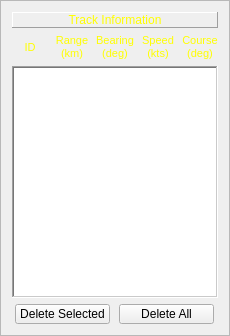
<?xml version="1.0" encoding="UTF-8"?>
<ui version="4.0">
 <class>FrameTrackDisplay</class>
 <widget class="QFrame" name="FrameTrackDisplay">
  <property name="geometry">
   <rect>
    <x>0</x>
    <y>0</y>
    <width>230</width>
    <height>336</height>
   </rect>
  </property>
  <property name="windowTitle">
   <string>Frame</string>
  </property>
  <property name="frameShape">
   <enum>QFrame::StyledPanel</enum>
  </property>
  <property name="frameShadow">
   <enum>QFrame::Raised</enum>
  </property>
  <layout class="QVBoxLayout" name="verticalLayout">
   <item>
    <widget class="QLabel" name="label_26">
     <property name="minimumSize">
      <size>
       <width>200</width>
       <height>0</height>
      </size>
     </property>
     <property name="maximumSize">
      <size>
       <width>270</width>
       <height>16777215</height>
      </size>
     </property>
     <property name="styleSheet">
      <string notr="true">color: rgb(255, 255, 0);</string>
     </property>
     <property name="frameShape">
      <enum>QFrame::Panel</enum>
     </property>
     <property name="frameShadow">
      <enum>QFrame::Raised</enum>
     </property>
     <property name="text">
      <string>Track Information</string>
     </property>
     <property name="textFormat">
      <enum>Qt::RichText</enum>
     </property>
     <property name="scaledContents">
      <bool>true</bool>
     </property>
     <property name="alignment">
      <set>Qt::AlignHCenter|Qt::AlignTop</set>
     </property>
     <property name="wordWrap">
      <bool>true</bool>
     </property>
     <property name="margin">
      <number>0</number>
     </property>
     <property name="indent">
      <number>0</number>
     </property>
    </widget>
   </item>
   <item>
    <layout class="QHBoxLayout" name="horizontalLayout">
     <item>
      <widget class="QLabel" name="label_2">
       <property name="font">
        <font>
         <pointsize>8</pointsize>
        </font>
       </property>
       <property name="styleSheet">
        <string notr="true">color: rgb(255, 255, 0);</string>
       </property>
       <property name="text">
        <string>ID</string>
       </property>
       <property name="textFormat">
        <enum>Qt::PlainText</enum>
       </property>
       <property name="scaledContents">
        <bool>true</bool>
       </property>
       <property name="alignment">
        <set>Qt::AlignCenter</set>
       </property>
       <property name="wordWrap">
        <bool>true</bool>
       </property>
      </widget>
     </item>
     <item>
      <widget class="QLabel" name="label_3">
       <property name="font">
        <font>
         <pointsize>8</pointsize>
        </font>
       </property>
       <property name="styleSheet">
        <string notr="true">color: rgb(255, 255, 0);</string>
       </property>
       <property name="text">
        <string>Range
(km)</string>
       </property>
       <property name="textFormat">
        <enum>Qt::PlainText</enum>
       </property>
       <property name="scaledContents">
        <bool>true</bool>
       </property>
       <property name="alignment">
        <set>Qt::AlignCenter</set>
       </property>
       <property name="wordWrap">
        <bool>true</bool>
       </property>
      </widget>
     </item>
     <item>
      <widget class="QLabel" name="label_4">
       <property name="font">
        <font>
         <pointsize>8</pointsize>
        </font>
       </property>
       <property name="styleSheet">
        <string notr="true">color: rgb(255, 255, 0);</string>
       </property>
       <property name="text">
        <string>Bearing
(deg)</string>
       </property>
       <property name="textFormat">
        <enum>Qt::PlainText</enum>
       </property>
       <property name="scaledContents">
        <bool>true</bool>
       </property>
       <property name="alignment">
        <set>Qt::AlignCenter</set>
       </property>
       <property name="wordWrap">
        <bool>true</bool>
       </property>
      </widget>
     </item>
     <item>
      <widget class="QLabel" name="label_5">
       <property name="font">
        <font>
         <pointsize>8</pointsize>
        </font>
       </property>
       <property name="styleSheet">
        <string notr="true">color: rgb(255, 255, 0);</string>
       </property>
       <property name="text">
        <string>Speed
(kts)</string>
       </property>
       <property name="textFormat">
        <enum>Qt::PlainText</enum>
       </property>
       <property name="scaledContents">
        <bool>true</bool>
       </property>
       <property name="alignment">
        <set>Qt::AlignCenter</set>
       </property>
       <property name="wordWrap">
        <bool>true</bool>
       </property>
      </widget>
     </item>
     <item>
      <widget class="QLabel" name="label_6">
       <property name="font">
        <font>
         <pointsize>8</pointsize>
        </font>
       </property>
       <property name="styleSheet">
        <string notr="true">color: rgb(255, 255, 0);</string>
       </property>
       <property name="text">
        <string>Course
(deg)</string>
       </property>
       <property name="textFormat">
        <enum>Qt::PlainText</enum>
       </property>
       <property name="scaledContents">
        <bool>true</bool>
       </property>
       <property name="alignment">
        <set>Qt::AlignCenter</set>
       </property>
       <property name="wordWrap">
        <bool>true</bool>
       </property>
      </widget>
     </item>
    </layout>
   </item>
   <item>
    <widget class="QTableView" name="tableViewTrack">
     <property name="minimumSize">
      <size>
       <width>200</width>
       <height>0</height>
      </size>
     </property>
     <property name="maximumSize">
      <size>
       <width>300</width>
       <height>16777215</height>
      </size>
     </property>
     <property name="font">
      <font>
       <pointsize>8</pointsize>
      </font>
     </property>
     <property name="styleSheet">
      <string notr="true">gridline-color: rgb(255, 255, 255);</string>
     </property>
     <property name="frameShape">
      <enum>QFrame::WinPanel</enum>
     </property>
     <property name="horizontalScrollBarPolicy">
      <enum>Qt::ScrollBarAlwaysOff</enum>
     </property>
     <property name="editTriggers">
      <set>QAbstractItemView::NoEditTriggers</set>
     </property>
     <property name="selectionMode">
      <enum>QAbstractItemView::SingleSelection</enum>
     </property>
     <property name="selectionBehavior">
      <enum>QAbstractItemView::SelectRows</enum>
     </property>
     <property name="showGrid">
      <bool>false</bool>
     </property>
     <property name="sortingEnabled">
      <bool>false</bool>
     </property>
     <attribute name="horizontalHeaderVisible">
      <bool>false</bool>
     </attribute>
     <attribute name="horizontalHeaderMinimumSectionSize">
      <number>40</number>
     </attribute>
     <attribute name="horizontalHeaderDefaultSectionSize">
      <number>50</number>
     </attribute>
     <attribute name="horizontalHeaderHighlightSections">
      <bool>false</bool>
     </attribute>
     <attribute name="horizontalHeaderShowSortIndicator" stdset="0">
      <bool>false</bool>
     </attribute>
     <attribute name="verticalHeaderVisible">
      <bool>false</bool>
     </attribute>
     <attribute name="verticalHeaderDefaultSectionSize">
      <number>23</number>
     </attribute>
    </widget>
   </item>
   <item>
    <layout class="QHBoxLayout" name="horizontalLayout_2">
     <item>
      <widget class="QPushButton" name="pushButtonDelSel">
       <property name="maximumSize">
        <size>
         <width>95</width>
         <height>20</height>
        </size>
       </property>
       <property name="font">
        <font>
         <pointsize>9</pointsize>
        </font>
       </property>
       <property name="text">
        <string>Delete Selected</string>
       </property>
       <property name="checkable">
        <bool>false</bool>
       </property>
      </widget>
     </item>
     <item>
      <widget class="QPushButton" name="pushButtonDelAll">
       <property name="maximumSize">
        <size>
         <width>95</width>
         <height>20</height>
        </size>
       </property>
       <property name="font">
        <font>
         <pointsize>9</pointsize>
        </font>
       </property>
       <property name="text">
        <string>Delete All</string>
       </property>
       <property name="checkable">
        <bool>false</bool>
       </property>
      </widget>
     </item>
    </layout>
   </item>
  </layout>
 </widget>
 <resources/>
 <connections/>
</ui>
